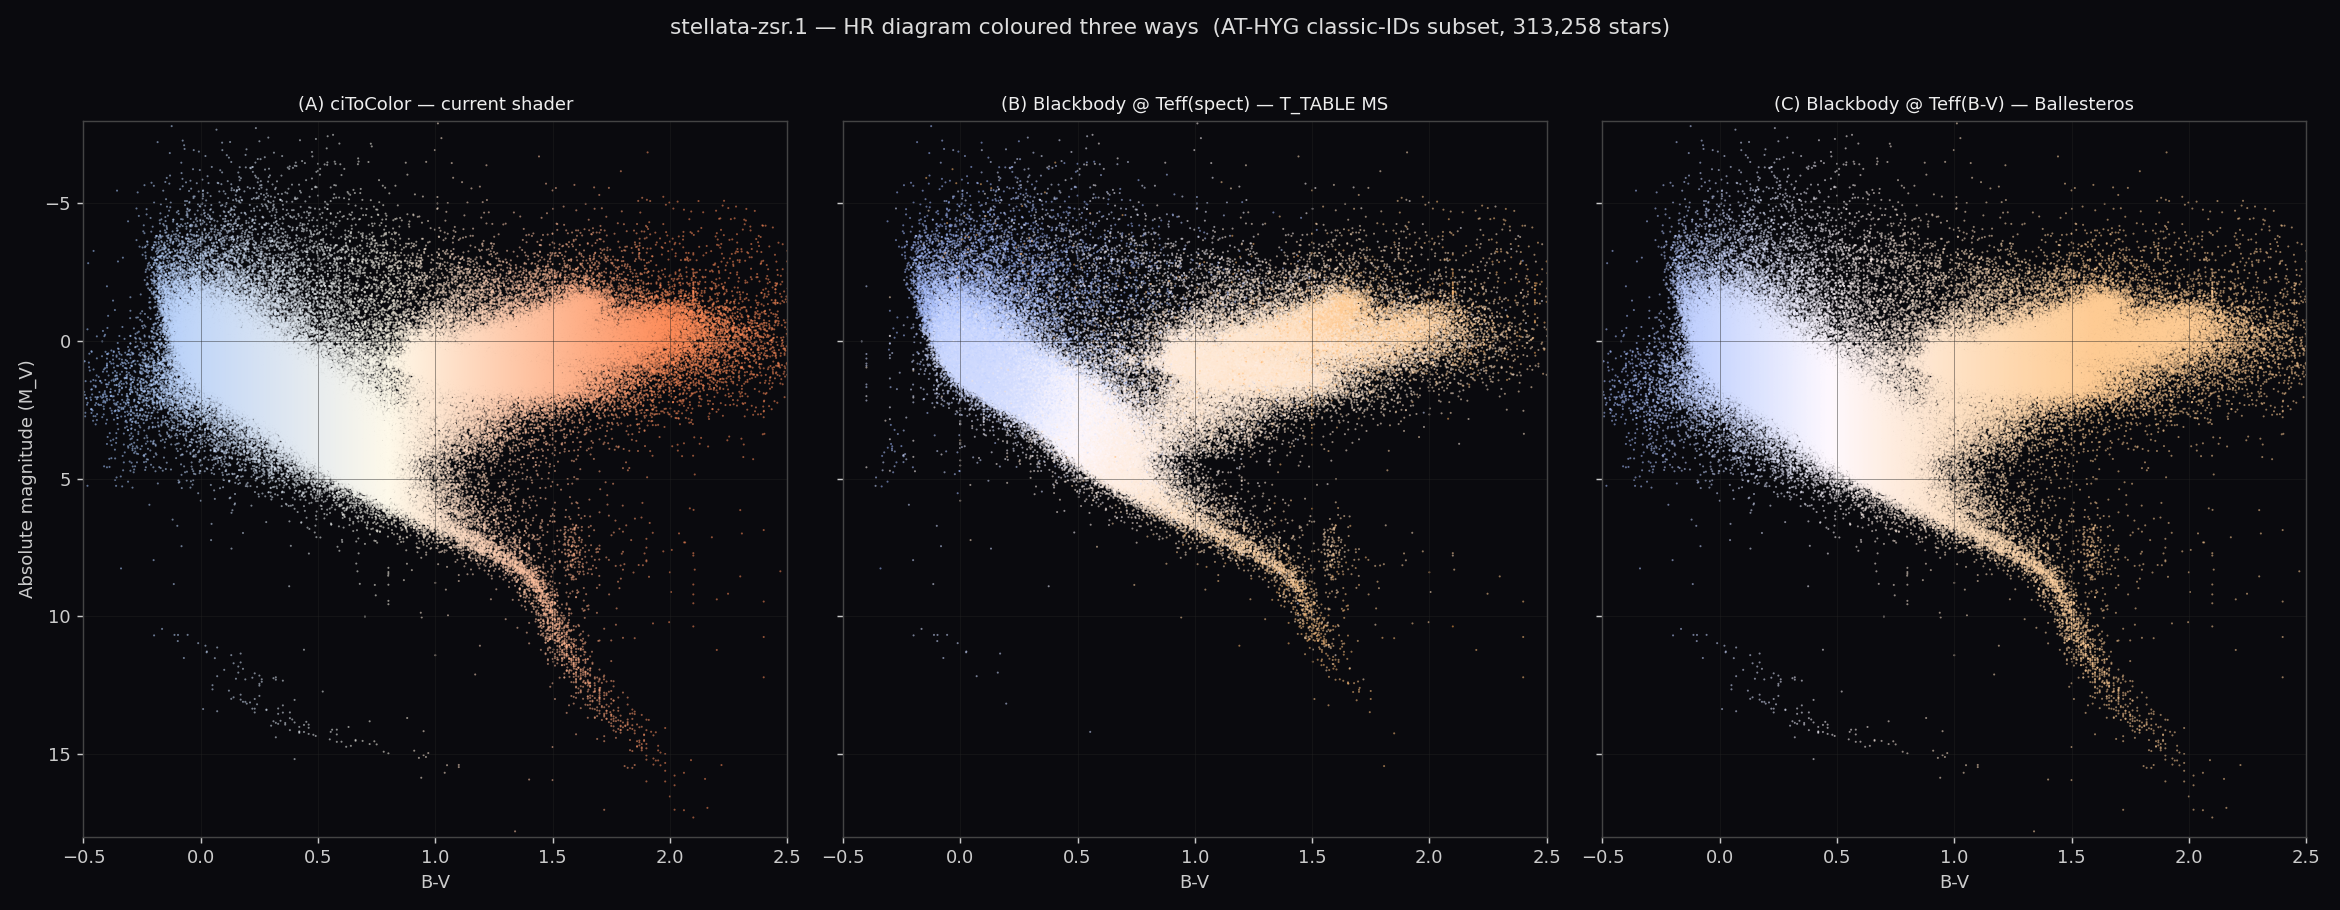

Write Python code to recreate this figure.
"""Step 2c of stellata-zsr.1 — three-panel HR diagram render.

Plots the full AT-HYG classic-IDs subset on the classical HR plane
(absmag inverted vs B-V), coloured three ways for side-by-side comparison.

Panels:
  (A) ciToColor(B-V)          — current shader piecewise gradient
  (B) blackbody @ Teff(spect) — T_TABLE MS lookup
  (C) blackbody @ Teff(B-V)   — Ballesteros 2012

Reads research/star-spectral-rendition/per_star.tsv (produced by coverage.py).

Caches blackbody → sRGB by (class_idx, subclass, is_wd, wd_subclass) for
panel B and by binned B-V for panel C, so the 317k-row scatter stays fast.

Outputs: research/star-spectral-rendition/hr_panels.png
"""

from __future__ import annotations

import csv
import math
from pathlib import Path
from typing import Dict, Tuple

import matplotlib.pyplot as plt
import numpy as np

from blackbody_color import blackbody_to_srgb
from compare_sample_stars import ci_to_color, teff_from_bv
from parse_spectral import SpectralInfo, temp_kelvin

PER_STAR_TSV = Path(__file__).resolve().parent / "per_star.tsv"
OUT_PNG = Path(__file__).resolve().parent / "hr_panels.png"


def _bb_for_spect(class_idx: int, subclass: int, is_wd: int, wd_subclass: int) -> tuple[float, float, float]:
    """Cached wrapper — Teff is determined by (class_idx, subclass) for normal stars
    or by wd_subclass for white dwarfs."""
    info = SpectralInfo(class_idx, subclass, 0, bool(is_wd), wd_subclass)
    return blackbody_to_srgb(temp_kelvin(info))


def _bb_for_bv_bin(bv: float) -> tuple[float, float, float]:
    return blackbody_to_srgb(teff_from_bv(bv))


def main() -> None:
    print(f"Reading {PER_STAR_TSV}...")
    ids = []
    absmag = []
    ci = []
    class_idx = []
    subclass = []
    is_wd = []
    wd_subclass = []

    with PER_STAR_TSV.open() as f:
        reader = csv.DictReader(f, delimiter="\t")
        for row in reader:
            try:
                am = float(row["absmag"])
            except (ValueError, KeyError):
                continue
            if not math.isfinite(am):
                continue
            ci_raw = row.get("ci_raw") or ""
            try:
                ci_val = float(ci_raw) if ci_raw not in ("", "nan") else float("nan")
            except ValueError:
                ci_val = float("nan")
            ids.append(row["id"])
            absmag.append(am)
            ci.append(ci_val)
            class_idx.append(int(row["class_idx"]))
            subclass.append(int(row["subclass"]))
            is_wd.append(int(row["is_wd"]))
            wd_subclass.append(int(row["wd_subclass"]))

    absmag_arr = np.array(absmag, dtype=np.float32)
    ci_arr = np.array(ci, dtype=np.float32)
    class_idx_arr = np.array(class_idx, dtype=np.int8)
    subclass_arr = np.array(subclass, dtype=np.int8)
    is_wd_arr = np.array(is_wd, dtype=np.int8)
    wd_subclass_arr = np.array(wd_subclass, dtype=np.int8)
    n = len(absmag_arr)
    print(f"Loaded {n:,} stars with finite absmag.")

    # ---- Build per-panel RGB arrays via caches -----------------------
    print("Computing panel A (ciToColor)...")
    has_ci = np.isfinite(ci_arr)
    rgb_a = np.zeros((n, 3), dtype=np.float32)
    # ciToColor is cheap (no integration) — vectorize directly.
    bv_clip = np.clip(ci_arr, -0.4, 2.0)
    t = np.clip((bv_clip + 0.4) / 2.4, 0.0, 1.0)
    hot = np.array([0.65, 0.78, 1.00])
    mid = np.array([1.00, 0.98, 0.92])
    cool = np.array([1.00, 0.55, 0.35])
    lower_mask = t < 0.5
    rgb_a[lower_mask] = hot + (mid - hot) * (t[lower_mask, None] * 2.0)
    rgb_a[~lower_mask] = mid + (cool - mid) * ((t[~lower_mask, None] - 0.5) * 2.0)
    rgb_a = np.clip(rgb_a, 0.0, 1.0)

    print("Computing panel B (blackbody @ Teff(spect)) with cache...")
    spect_cache: Dict[Tuple[int, int, int, int], Tuple[float, float, float]] = {}
    rgb_b = np.zeros((n, 3), dtype=np.float32)
    parseable_b = (class_idx_arr < 8) | (is_wd_arr == 1)
    for i in range(n):
        if not parseable_b[i]:
            continue
        key = (int(class_idx_arr[i]), int(subclass_arr[i]), int(is_wd_arr[i]), int(wd_subclass_arr[i]))
        if key not in spect_cache:
            spect_cache[key] = _bb_for_spect(*key)
        rgb_b[i] = spect_cache[key]
    print(f"  spect cache size: {len(spect_cache)}")

    print("Computing panel C (blackbody @ Teff(B-V)) with binned cache...")
    bv_bin_cache: Dict[int, Tuple[float, float, float]] = {}
    rgb_c = np.zeros((n, 3), dtype=np.float32)
    parseable_c = has_ci
    # Bin B-V to 0.02 resolution → ~150 bins over [-0.5, 2.5].
    for i in range(n):
        if not parseable_c[i]:
            continue
        b = float(ci_arr[i])
        key = int(round(b / 0.02))
        if key not in bv_bin_cache:
            bv_bin_cache[key] = _bb_for_bv_bin(key * 0.02)
        rgb_c[i] = bv_bin_cache[key]
    print(f"  bv bin cache size: {len(bv_bin_cache)}")

    # ---- Plot --------------------------------------------------------
    print("Rendering panels...")
    fig, axes = plt.subplots(1, 3, figsize=(18, 7), dpi=130, sharey=True)
    fig.patch.set_facecolor("#0a0a0e")
    bg = "#0a0a0e"

    panels = [
        (axes[0], parseable_c, rgb_a, "(A) ciToColor — current shader"),
        (axes[1], parseable_b, rgb_b, "(B) Blackbody @ Teff(spect) — T_TABLE MS"),
        (axes[2], parseable_c, rgb_c, "(C) Blackbody @ Teff(B-V) — Ballesteros"),
    ]

    for ax, mask, rgb, title in panels:
        ax.set_facecolor(bg)
        x = ci_arr[mask]
        y = absmag_arr[mask]
        cols = rgb[mask]
        ax.scatter(x, y, c=cols, s=1.3, alpha=0.55, edgecolors="none")
        ax.set_xlim(-0.5, 2.5)
        ax.set_ylim(18, -8)  # absmag inverted
        ax.set_xlabel("B-V", color="#cccccc")
        if ax is axes[0]:
            ax.set_ylabel("Absolute magnitude (M_V)", color="#cccccc")
        ax.set_title(title, color="#eeeeee", fontsize=10)
        ax.tick_params(colors="#cccccc")
        for spine in ax.spines.values():
            spine.set_color("#444")
        ax.grid(True, color="#222", linewidth=0.4, alpha=0.6)

    fig.suptitle("stellata-zsr.1 — HR diagram coloured three ways  "
                 f"(AT-HYG classic-IDs subset, {n:,} stars)",
                 color="#dddddd", fontsize=12)
    plt.tight_layout(rect=[0, 0, 1, 0.96])
    plt.savefig(OUT_PNG, dpi=130, facecolor=fig.get_facecolor())
    print(f"Saved {OUT_PNG}")


if __name__ == "__main__":
    main()
